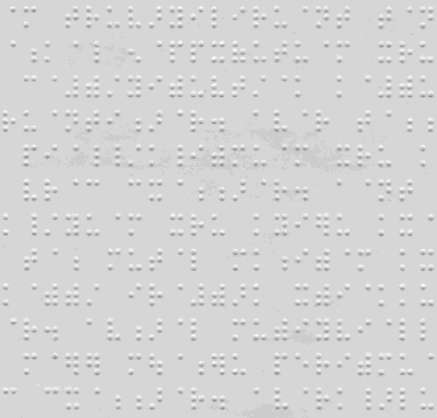
%> input picture Source Code/ss_scanned_2.png, 437 x 418 px
$ octave scan_test.m   (GNU Octave 9; MATLAB toolbox functions it lacks are replaced by stand-ins)
%> lines starting %> are read from the running program, lines starting %| are printed output that depends on the picture; long printed decimals are rounded
### Source Code/RosinThreshold.m
%
% best_idx = RosinThreshold(hist_img)
%
% Implementation of Rosin Thresholding.
% Compute the Rosin threshold for an image
% Takes histogram of an image filtered by any edge detector as as input
% and return the index which corresponds to the threshold in histogram
%
% REF: "Unimodal thresholding" by Paul L. Rosin (2001)
%
function best_idx = RosinThreshold(hist_img)
% find best threshold
[peak_max, pos_peak] = max(hist_img);
p1 = [pos_peak, peak_max];
% find last non-empty bin
ind_nonZero = find(hist_img>0);
last_zeroBin = ind_nonZero(end);
p2 = [last_zeroBin, hist_img(last_zeroBin)];
best_idx = -1;
max_dist = -1;
for x0 = pos_peak:last_zeroBin
    y0 = hist_img(x0);
    a = p1 - p2;
    b = [x0,y0] - p2;
    cross_ab = a(1)*b(2)-b(1)*a(2);
    d = norm(cross_ab)/norm(a);
    if(d>max_dist)
        best_idx = x0;
        max_dist = d;
    end
end

### Source Code/scan_test.m
close all;
clear, clc;
format longG

i_og = imread('ss_scanned_2.png');
%> i_og is the input picture: size 418x437x3 uint8; min 130, max 255, mean 212.5
figure; imshow(i_og);
i_gray = rgb2gray(i_og);
i_norm = mat2gray(i_gray);
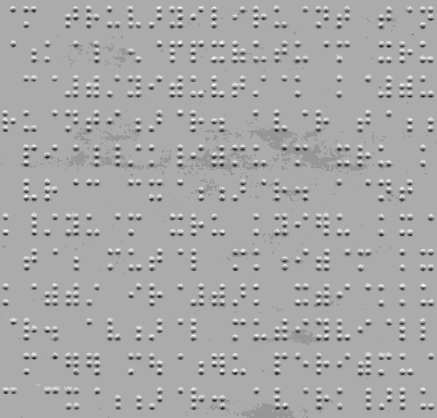
%> i_norm: size 418x437 double; min 0, max 1, mean 0.66

k = fspecial('gaussian', [5 5], 0.6);
i_filt = imfilter(i_norm, k);

figure; imshow(i_filt);

s = size(i_norm);
%> s = [418 437]


figure
imhist(i_filt); ylim([0 10000]);
%> after `ylim([0 10000])`:
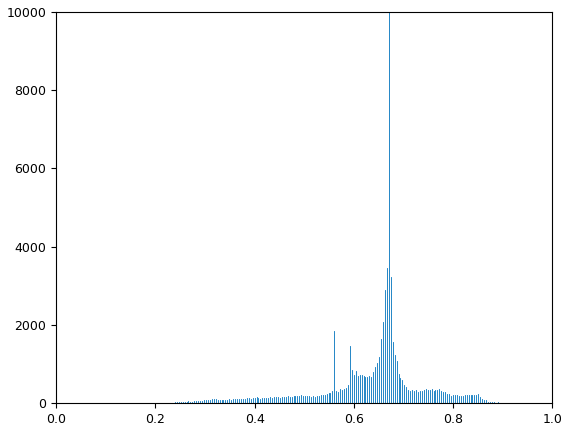
%> figure redrawn from the program's plot data; highest point at x = 0.671, y = 123824, above the top of the axes


rosin = RosinThreshold(imhist(i_filt));
%> in RosinThreshold, `[peak_max, pos_peak] = max(hist_img);`: peak_max = 123824; pos_peak = 172
%> in RosinThreshold, `p1 = [pos_peak, peak_max];`: p1 = [172 123824]
%> in RosinThreshold, `ind_nonZero = find(hist_img>0);`: ind_nonZero = 198 values from 43 to 243
%> in RosinThreshold, `last_zeroBin = ind_nonZero(end);`: last_zeroBin = 243
%> in RosinThreshold, `p2 = [last_zeroBin, hist_img(last_zeroBin)];`: p2 = [243 1]
%> the loop in RosinThreshold, `for x0 = pos_peak:last_zeroBin` made 72 passes
%> (y0, b, cross_ab, d, best_idx, max_dist) on passes 1 to 2: (123824, [-71 123823], 0, 0, 172, 0), (3230, [-70 3229], 8438351, 68.15, 173, 68.15)
%> (y0, b, cross_ab, d) on passes 3 to 8: (1567, [-69 1566], 8432601, 68.1), (1241, [-68 1240], 8331924, 67.29), (1071, [-67 1070], 8220171, 66.39), (753, [-66 752], 8118926, 65.57), (654, [-65 653], 8002132, 64.63), (600, [-64 599], 7882143, 63.66)
%> rosin = 173

disp(rosin / 255);
%| 0.6784
otsu = graythresh(i_filt);
%> otsu = 0.549
disp(otsu)
%| 0.549

avg = ((otsu * 255) + rosin) / 2;
%> avg = 156.5
disp(avg / 255);
%| 0.6137
BW = imbinarize(i_filt, otsu);
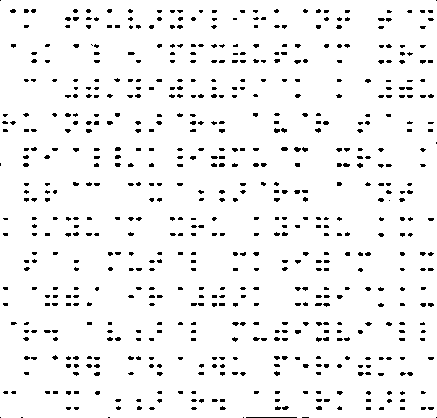
%> BW: size 418x437 logical; 94.7% white; black in thin lines or dots

figure;

rect = [2 3 (s(2) - 3) (s(1) - 4)];
%> rect = [2 3 434 414]
crop = imcrop(BW, rect);
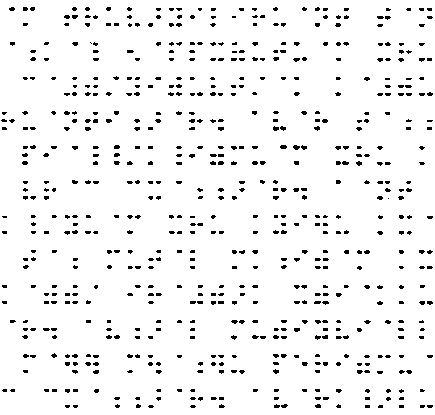
%> crop: size 415x435 logical; 94.7% white; black in thin lines or dots

imshow(crop);
imwrite(crop, 'test.png');
% [57 lines of commented-out code are left out]
